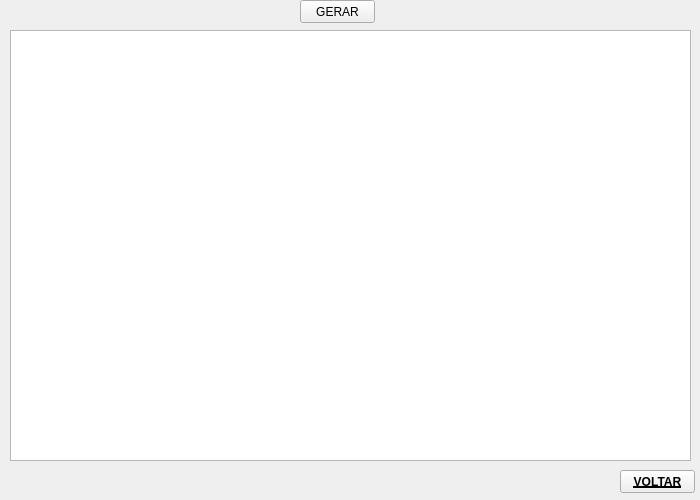
<?xml version="1.0" encoding="UTF-8"?>
<ui version="4.0">
 <class>Form</class>
 <widget class="QWidget" name="Form">
  <property name="geometry">
   <rect>
    <x>0</x>
    <y>0</y>
    <width>700</width>
    <height>500</height>
   </rect>
  </property>
  <property name="windowTitle">
   <string>Lista Clientes</string>
  </property>
  <widget class="QPushButton" name="btn_gerar_list_cli">
   <property name="geometry">
    <rect>
     <x>300</x>
     <y>0</y>
     <width>75</width>
     <height>23</height>
    </rect>
   </property>
   <property name="text">
    <string>GERAR</string>
   </property>
  </widget>
  <widget class="QPushButton" name="btn_sair_list_cli">
   <property name="geometry">
    <rect>
     <x>620</x>
     <y>470</y>
     <width>75</width>
     <height>23</height>
    </rect>
   </property>
   <property name="font">
    <font>
     <weight>75</weight>
     <bold>true</bold>
     <underline>true</underline>
    </font>
   </property>
   <property name="text">
    <string>VOLTAR</string>
   </property>
  </widget>
  <widget class="QTextBrowser" name="label_lista_cli">
   <property name="geometry">
    <rect>
     <x>10</x>
     <y>30</y>
     <width>681</width>
     <height>431</height>
    </rect>
   </property>
   <property name="html">
    <string>&lt;!DOCTYPE HTML PUBLIC &quot;-//W3C//DTD HTML 4.0//EN&quot; &quot;http://www.w3.org/TR/REC-html40/strict.dtd&quot;&gt;
&lt;html&gt;&lt;head&gt;&lt;meta name=&quot;qrichtext&quot; content=&quot;1&quot; /&gt;&lt;style type=&quot;text/css&quot;&gt;
p, li { white-space: pre-wrap; }
&lt;/style&gt;&lt;/head&gt;&lt;body style=&quot; font-family:'MS Shell Dlg 2'; font-size:8.25pt; font-weight:400; font-style:normal;&quot;&gt;
&lt;p style=&quot; margin-top:12px; margin-bottom:12px; margin-left:0px; margin-right:0px; -qt-block-indent:0; text-indent:0px;&quot;&gt;&lt;br /&gt;&lt;/p&gt;&lt;/body&gt;&lt;/html&gt;</string>
   </property>
  </widget>
  <widget class="QLabel" name="label">
   <property name="geometry">
    <rect>
     <x>0</x>
     <y>-8</y>
     <width>701</width>
     <height>511</height>
    </rect>
   </property>
   <property name="text">
    <string/>
   </property>
   <property name="pixmap">
    <pixmap>cadcli2.png</pixmap>
   </property>
  </widget>
  <widget class="QLabel" name="label_2">
   <property name="geometry">
    <rect>
     <x>175</x>
     <y>470</y>
     <width>351</width>
     <height>20</height>
    </rect>
   </property>
   <property name="text">
    <string/>
   </property>
   <property name="pixmap">
    <pixmap>fff1.png</pixmap>
   </property>
  </widget>
  <zorder>label</zorder>
  <zorder>btn_gerar_list_cli</zorder>
  <zorder>btn_sair_list_cli</zorder>
  <zorder>label_lista_cli</zorder>
  <zorder>label_2</zorder>
 </widget>
 <resources/>
 <connections/>
</ui>
